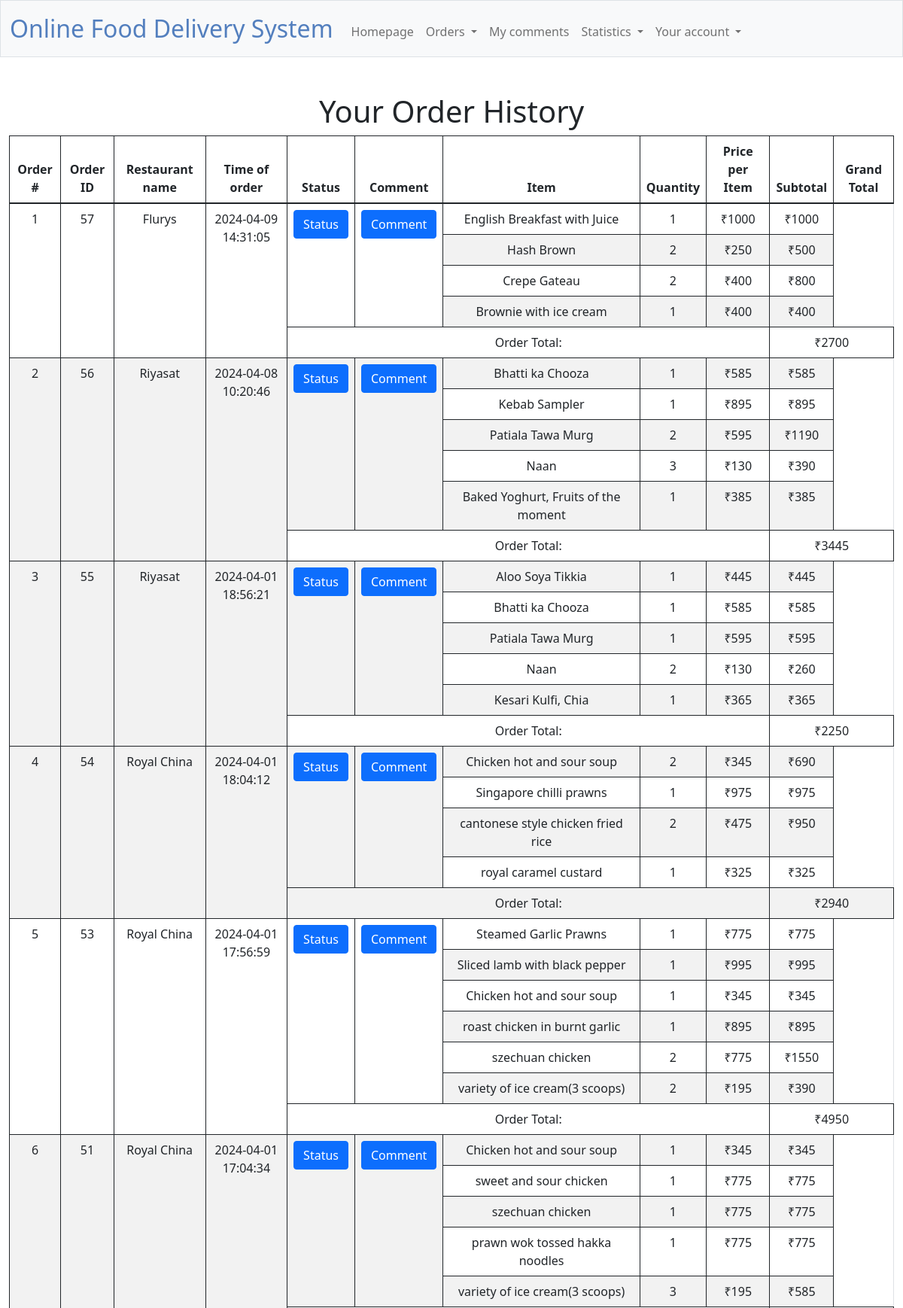
The app's page /order_history (signed in, upper part) with its own data.
### tables this page shows
CREATE TABLE in_order (
            id INTEGER PRIMARY KEY AUTOINCREMENT,
            placed_order_id INTEGER NOT NULL,
            offer_id INTEGER,
            menu_item_id INTEGER NOT NULL,
            quantity INTEGER NOT NULL,
            item_price DECIMAL(12, 2),
            FOREIGN KEY (placed_order_id) REFERENCES placed_order(id),
            FOREIGN KEY (offer_id) REFERENCES offer(id),
            FOREIGN KEY (menu_item_id) REFERENCES menu_item(id)
        );

CREATE TABLE placed_order (
            id INTEGER PRIMARY KEY AUTOINCREMENT,
            order_time TIMESTAMP,
            estimated_delivery_time TIMESTAMP,
            food_ready TIMESTAMP,
            actual_delivery_time TIMESTAMP,
            delivery_address VARCHAR(255),
            customer_id INTEGER,
            price DECIMAL(12, 2),
            discount DECIMAL(12, 2),
            final_price DECIMAL(12, 2),
            comment TEXT,
            ts TIMESTAMP,
            Restaurant_r_id INTEGER,
            FOREIGN KEY (customer_id) REFERENCES customer(id),
            FOREIGN KEY (Restaurant_r_id) REFERENCES restaurant(r_id)
        );

CREATE TABLE restaurant (
            r_id INTEGER PRIMARY KEY,
            name VARCHAR(255) NOT NULL,
            location VARCHAR(255) NOT NULL,
            cuisineType VARCHAR(255) NOT NULL,
            password VARCHAR(255) NOT NULL,
            email VARCHAR(255) NOT NULL);

CREATE TABLE menu_item (
            id INTEGER PRIMARY KEY,
            item_name VARCHAR(255) NOT NULL,
            price DECIMAL(12, 2) NOT NULL,
            active BOOLEAN,
            Restaurant_r_id INTEGER,
            FOREIGN KEY (Restaurant_r_id) REFERENCES restaurant(r_id)
        );

### app.py (the view)
@app.route("/order_history")
@login_required
def order_history():
    customer_id = session["user_id"]  # Retrieve the logged-in customer's ID
    orders = db.execute("""
        SELECT po.id AS order_id, po.order_time, po.estimated_delivery_time,
               po.delivery_address, po.final_price, r.name AS restaurant_name
        FROM placed_order po
        JOIN restaurant r ON po.Restaurant_r_id = r.r_id
        WHERE po.customer_id = ?
        ORDER BY po.order_time DESC
    """, customer_id)
    for index, order in enumerate(orders, start=1):
        order['order_number'] = index
        order['items'] = []
        order_items = db.execute("""
            SELECT io.quantity, io.item_price, mi.item_name
            FROM in_order io
            JOIN menu_item mi ON io.menu_item_id = mi.id
            WHERE io.placed_order_id = ?
        """, order['order_id'])
        for item in order_items:
            order['items'].append(item)
            order['total_price'] = sum(item['quantity'] * item['item_price'] for item in order_items)
    return render_template("order_history.html", orders=orders)

### app.py (called while the page is built)
@app.after_request
def after_request(response):
    response.headers["Cache-Control"] = "no-cache, no-store, must-revalidate"
    response.headers["Expires"] = 0
    response.headers["Pragma"] = "no-cache"
    return response

### helpers.py (called while the page is built)
def login_required(f):
    @wraps(f)
    def decorated_function(*args, **kwargs):
        if session.get("user_id") is None:
            return redirect("/login")
        return f(*args, **kwargs)
    return decorated_function

### templates/order_history.html (shortened to what this page needs)
{% extends "layout.html" %}
{% block main %}
    <h1>Your Order History</h1>
    {% if orders %}
        <table class ="table">
            <thead>
                <tr>
                    <th>Order #</th>
                    <th>Order ID</th>
                    <th>Restaurant name</th>
                    <th>Time of order</th>
                    <th>Status</th>
                    <th>Comment</th>
                    <th>Item</th>
                    <th>Quantity</th>
                    <th>Price per Item</th>
                    <th>Subtotal</th>
                    <th>Grand Total</th>
                </tr>
            </thead>
            <tbody>
                {% set order_number = 0 %}
                {% for order in orders %}
                    {% set row_span_count = order['items']|length %}
                    {% for item in order['items'] %}
                        {% set item_subtotal = item['quantity'] * item['item_price'] %}
                        <tr>
                            {% if loop.first %}
                                <td rowspan="{{ row_span_count + 1 }}">{{ order['order_number'] }}</td>
                                <td rowspan="{{ row_span_count + 1 }}">{{ order['order_id'] }}</td>
                                <td rowspan="{{ row_span_count + 1 }}">{{ order['restaurant_name'] }}</td>
                                <td rowspan="{{ row_span_count + 1 }}">{{ order['order_time'] }}</td>
                                <td rowspan="{{ row_span_count }}">
                                    <a href="{{ url_for('order_status', order_id=order.order_id) }}" class="btn btn-primary">Status</a>
                                </td>
                                <td rowspan="{{ row_span_count }}">
                                    <a href="{{ url_for('comment_on_order', order_id=order.order_id) }}" class="btn btn-primary">Comment</a>
                                </td>
                            {% endif %}
                            <td>{{ item['item_name'] }}</td>
                            <td>{{ item['quantity'] }}</td>
                            <td>₹{{ item['item_price'] }}</td>
                            <td>₹{{ item_subtotal }}</td>
                        </tr>
                    {% endfor %}
                    <tr class="order-total-row">
                        <td colspan="5">Order Total:</td>
                        <td colspan="2">₹{{ order['total_price'] }}</td>
                    </tr>
                {% endfor %}
            </tbody>
        </table>
    {% else %}
        <p>No past orders found.</p>
    {% endif %}
{% endblock %}

### static/styles.css (style rules this page uses)
table, td, th { border: 1px solid; }
td { text-align: center; }
tr:nth-child(even) { background-color: #f2f2f2; }

### records on screen
placed_order: order_id "57", order_time "2024-04-09 14:31:05", total_price "2700"
in_order: order_number "1", item_name "English Breakfast with Juice", quantity "1", item_price "1000"
restaurant: restaurant_name "Flurys"
in_order: item_name "Hash Brown", quantity "2", item_price "250", item_subtotal "500"
in_order: item_name "Crepe Gateau", quantity "2", item_price "400", item_subtotal "800"
in_order: item_name "Brownie with ice cream", quantity "1", item_price "400"
placed_order: order_id "56", order_time "2024-04-08 10:20:46", total_price "3445"
in_order: order_number "2", item_name "Bhatti ka Chooza", quantity "1", item_price "585"
restaurant: restaurant_name "Riyasat"
in_order: item_name "Kebab Sampler", quantity "1", item_price "895"
in_order: item_name "Patiala Tawa Murg", quantity "2", item_price "595", item_subtotal "1190"
in_order: item_name "Naan", quantity "3", item_price "130", item_subtotal "390"
in_order: item_name "Baked Yoghurt, Fruits of the moment", quantity "1", item_price "385"
placed_order: order_id "55", order_time "2024-04-01 18:56:21", total_price "2250"
in_order: order_number "3", item_name "Aloo Soya Tikkia", quantity "1", item_price "445"
in_order: item_name "Bhatti ka Chooza", quantity "1", item_price "585"
in_order: item_name "Patiala Tawa Murg", quantity "1", item_price "595"
in_order: item_name "Naan", quantity "2", item_price "130", item_subtotal "260"
in_order: item_name "Kesari Kulfi, Chia", quantity "1", item_price "365"
placed_order: order_id "54", order_time "2024-04-01 18:04:12", total_price "2940"
in_order: order_number "4", item_name "Chicken hot and sour soup", quantity "2", item_price "345", item_subtotal "690"
restaurant: restaurant_name "Royal China"
in_order: item_name "Singapore chilli prawns", quantity "1", item_price "975"
in_order: item_name "cantonese style chicken fried rice", quantity "2", item_price "475", item_subtotal "950"
in_order: item_name "royal caramel custard", quantity "1", item_price "325"
placed_order: order_id "53", order_time "2024-04-01 17:56:59", total_price "4950"
in_order: order_number "5", item_name "Steamed Garlic Prawns", quantity "1", item_price "775"
in_order: item_name "Sliced lamb with black pepper", quantity "1", item_price "995"
in_order: item_name "Chicken hot and sour soup", quantity "1", item_price "345"
in_order: item_name "roast chicken in burnt garlic", quantity "1", item_price "895"
in_order: item_name "szechuan chicken", quantity "2", item_price "775", item_subtotal "1550"
in_order: item_name "variety of ice cream(3 scoops)", quantity "2", item_price "195", item_subtotal "390"
placed_order: order_id "51", order_time "2024-04-01 17:04:34"
in_order: order_number "6", item_name "Chicken hot and sour soup", quantity "1", item_price "345"
in_order: item_name "sweet and sour chicken", quantity "1", item_price "775"
in_order: item_name "szechuan chicken", quantity "1", item_price "775"
in_order: item_name "prawn wok tossed hakka noodles", quantity "1", item_price "775"
in_order: item_name "variety of ice cream(3 scoops)", quantity "3", item_price "195", item_subtotal "585"
